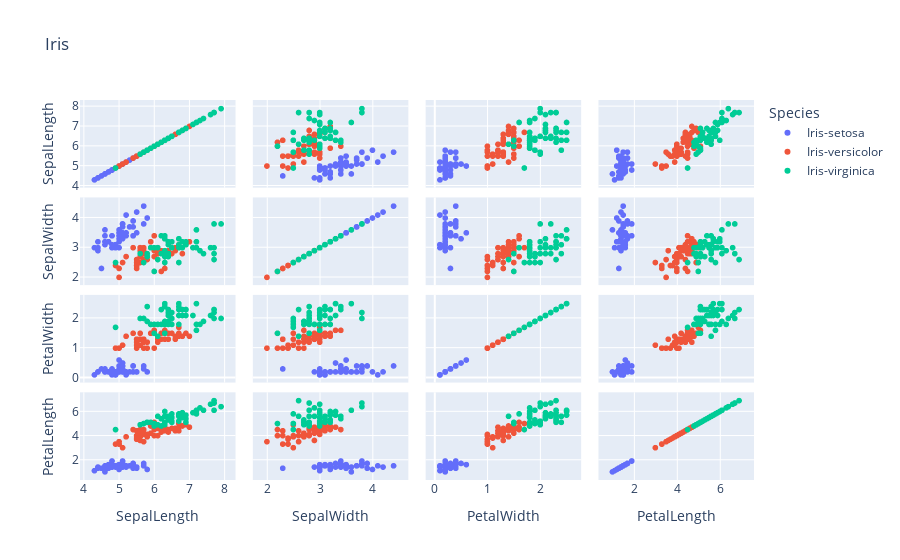

Write notebook code for a chart like this one.
### Code cell
px.scatter_matrix(iris,color='Species',title='Iris',dimensions=['SepalLength','SepalWidth','PetalWidth','PetalLength'])

### Figure 1 — Plotly figure (JSON) as saved in the notebook; plotly's stock layout.template omitted (floating-point values rounded to 4 significant figures)
{"data": [{"dimensions": [{"axis": {"matches": true}, "label": "SepalLength", "values": [5.1, 4.9, 4.7, 4.6, 5, 5.4, 4.6, 5, 4.4, 4.9, 5.4, 4.8, 4.8, 4.3, 5.8, 5.7, 5.4, 5.1, 5.7, 5.1, 5.4, 5.1, 4.6, 5.1, 4.8, 5, 5, 5.2, 5.2, 4.7, 4.8, 5.4, 5.2, 5.5, 4.9, 5, 5.5, 4.9, 4.4, 5.1, 5, 4.5, 4.4, 5, 5.1, 4.8, 5.1, 4.6, 5.3, 5]}, {"axis": {"matches": true}, "label": "SepalWidth", "values": [3.5, 3, 3.2, 3.1, 3.6, 3.9, 3.4, 3.4, 2.9, 3.1, 3.7, 3.4, 3, 3, 4, 4.4, 3.9, 3.5, 3.8, 3.8, 3.4, 3.7, 3.6, 3.3, 3.4, 3, 3.4, 3.5, 3.4, 3.2, 3.1, 3.4, 4.1, 4.2, 3.1, 3.2, 3.5, 3.1, 3, 3.4, 3.5, 2.3, 3.2, 3.5, 3.8, 3, 3.8, 3.2, 3.7, 3.3]}, {"axis": {"matches": true}, "label": "PetalWidth", "values": [0.2, 0.2, 0.2, 0.2, 0.2, 0.4, 0.3, 0.2, 0.2, 0.1, 0.2, 0.2, 0.1, 0.1, 0.2, 0.4, 0.4, 0.3, 0.3, 0.3, 0.2, 0.4, 0.2, 0.5, 0.2, 0.2, 0.4, 0.2, 0.2, 0.2, 0.2, 0.4, 0.1, 0.2, 0.1, 0.2, 0.2, 0.1, 0.2, 0.2, 0.3, 0.3, 0.2, 0.6, 0.4, 0.3, 0.2, 0.2, 0.2, 0.2]}, {"axis": {"matches": true}, "label": "PetalLength", "values": [1.4, 1.4, 1.3, 1.5, 1.4, 1.7, 1.4, 1.5, 1.4, 1.5, 1.5, 1.6, 1.4, 1.1, 1.2, 1.5, 1.3, 1.4, 1.7, 1.5, 1.7, 1.5, 1, 1.7, 1.9, 1.6, 1.6, 1.5, 1.4, 1.6, 1.6, 1.5, 1.5, 1.4, 1.5, 1.2, 1.3, 1.5, 1.3, 1.5, 1.3, 1.3, 1.3, 1.6, 1.9, 1.4, 1.6, 1.4, 1.5, 1.4]}], "hovertemplate": "Species=Iris-setosa<br>%{xaxis.title.text}=%{x}<br>%{yaxis.title.text}=%{y}<extra></extra>", "legendgroup": "Iris-setosa", "marker": {"color": "#636efa", "symbol": "circle"}, "name": "Iris-setosa", "showlegend": true, "type": "splom"}, {"dimensions": [{"axis": {"matches": true}, "label": "SepalLength", "values": [7, 6.4, 6.9, 5.5, 6.5, 5.7, 6.3, 4.9, 6.6, 5.2, 5, 5.9, 6, 6.1, 5.6, 6.7, 5.6, 5.8, 6.2, 5.6, 5.9, 6.1, 6.3, 6.1, 6.4, 6.6, 6.8, 6.7, 6, 5.7, 5.5, 5.5, 5.8, 6, 5.4, 6, 6.7, 6.3, 5.6, 5.5, 5.5, 6.1, 5.8, 5, 5.6, 5.7, 5.7, 6.2, 5.1, 5.7]}, {"axis": {"matches": true}, "label": "SepalWidth", "values": [3.2, 3.2, 3.1, 2.3, 2.8, 2.8, 3.3, 2.4, 2.9, 2.7, 2, 3, 2.2, 2.9, 2.9, 3.1, 3, 2.7, 2.2, 2.5, 3.2, 2.8, 2.5, 2.8, 2.9, 3, 2.8, 3, 2.9, 2.6, 2.4, 2.4, 2.7, 2.7, 3, 3.4, 3.1, 2.3, 3, 2.5, 2.6, 3, 2.6, 2.3, 2.7, 3, 2.9, 2.9, 2.5, 2.8]}, {"axis": {"matches": true}, "label": "PetalWidth", "values": [1.4, 1.5, 1.5, 1.3, 1.5, 1.3, 1.6, 1, 1.3, 1.4, 1, 1.5, 1, 1.4, 1.3, 1.4, 1.5, 1, 1.5, 1.1, 1.8, 1.3, 1.5, 1.2, 1.3, 1.4, 1.4, 1.7, 1.5, 1, 1.1, 1, 1.2, 1.6, 1.5, 1.6, 1.5, 1.3, 1.3, 1.3, 1.2, 1.4, 1.2, 1, 1.3, 1.2, 1.3, 1.3, 1.1, 1.3]}, {"axis": {"matches": true}, "label": "PetalLength", "values": [4.7, 4.5, 4.9, 4, 4.6, 4.5, 4.7, 3.3, 4.6, 3.9, 3.5, 4.2, 4, 4.7, 3.6, 4.4, 4.5, 4.1, 4.5, 3.9, 4.8, 4, 4.9, 4.7, 4.3, 4.4, 4.8, 5, 4.5, 3.5, 3.8, 3.7, 3.9, 5.1, 4.5, 4.5, 4.7, 4.4, 4.1, 4, 4.4, 4.6, 4, 3.3, 4.2, 4.2, 4.2, 4.3, 3, 4.1]}], "hovertemplate": "Species=Iris-versicolor<br>%{xaxis.title.text}=%{x}<br>%{yaxis.title.text}=%{y}<extra></extra>", "legendgroup": "Iris-versicolor", "marker": {"color": "#EF553B", "symbol": "circle"}, "name": "Iris-versicolor", "showlegend": true, "type": "splom"}, {"dimensions": [{"axis": {"matches": true}, "label": "SepalLength", "values": [6.3, 5.8, 7.1, 6.3, 6.5, 7.6, 4.9, 7.3, 6.7, 7.2, 6.5, 6.4, 6.8, 5.7, 5.8, 6.4, 6.5, 7.7, 7.7, 6, 6.9, 5.6, 7.7, 6.3, 6.7, 7.2, 6.2, 6.1, 6.4, 7.2, 7.4, 7.9, 6.4, 6.3, 6.1, 7.7, 6.3, 6.4, 6, 6.9, 6.7, 6.9, 5.8, 6.8, 6.7, 6.7, 6.3, 6.5, 6.2, 5.9]}, {"axis": {"matches": true}, "label": "SepalWidth", "values": [3.3, 2.7, 3, 2.9, 3, 3, 2.5, 2.9, 2.5, 3.6, 3.2, 2.7, 3, 2.5, 2.8, 3.2, 3, 3.8, 2.6, 2.2, 3.2, 2.8, 2.8, 2.7, 3.3, 3.2, 2.8, 3, 2.8, 3, 2.8, 3.8, 2.8, 2.8, 2.6, 3, 3.4, 3.1, 3, 3.1, 3.1, 3.1, 2.7, 3.2, 3.3, 3, 2.5, 3, 3.4, 3]}, {"axis": {"matches": true}, "label": "PetalWidth", "values": [2.5, 1.9, 2.1, 1.8, 2.2, 2.1, 1.7, 1.8, 1.8, 2.5, 2, 1.9, 2.1, 2, 2.4, 2.3, 1.8, 2.2, 2.3, 1.5, 2.3, 2, 2, 1.8, 2.1, 1.8, 1.8, 1.8, 2.1, 1.6, 1.9, 2, 2.2, 1.5, 1.4, 2.3, 2.4, 1.8, 1.8, 2.1, 2.4, 2.3, 1.9, 2.3, 2.5, 2.3, 1.9, 2, 2.3, 1.8]}, {"axis": {"matches": true}, "label": "PetalLength", "values": [6, 5.1, 5.9, 5.6, 5.8, 6.6, 4.5, 6.3, 5.8, 6.1, 5.1, 5.3, 5.5, 5, 5.1, 5.3, 5.5, 6.7, 6.9, 5, 5.7, 4.9, 6.7, 4.9, 5.7, 6, 4.8, 4.9, 5.6, 5.8, 6.1, 6.4, 5.6, 5.1, 5.6, 6.1, 5.6, 5.5, 4.8, 5.4, 5.6, 5.1, 5.1, 5.9, 5.7, 5.2, 5, 5.2, 5.4, 5.1]}], "hovertemplate": "Species=Iris-virginica<br>%{xaxis.title.text}=%{x}<br>%{yaxis.title.text}=%{y}<extra></extra>", "legendgroup": "Iris-virginica", "marker": {"color": "#00cc96", "symbol": "circle"}, "name": "Iris-virginica", "showlegend": true, "type": "splom"}], "layout": {"dragmode": "select", "legend": {"title": {"text": "Species"}, "tracegroupgap": 0}, "title": {"text": "Iris"}}}
